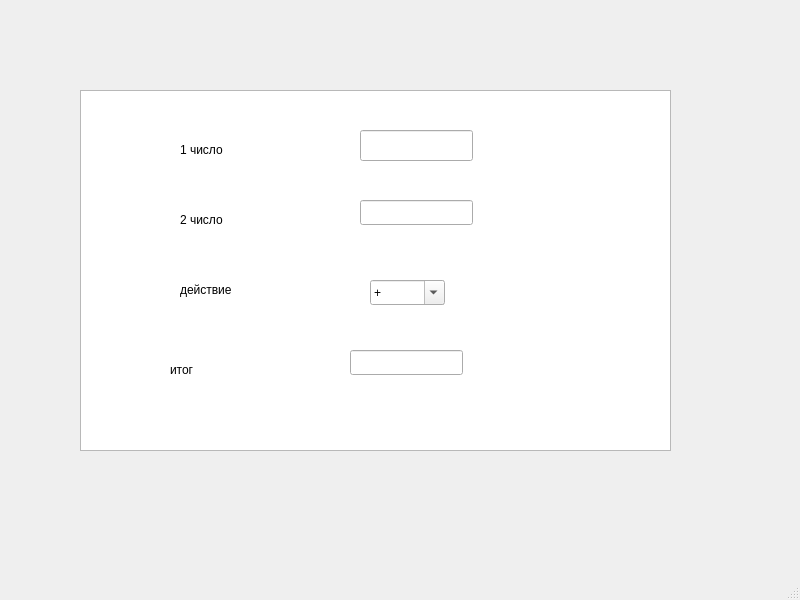
<?xml version="1.0" encoding="UTF-8"?>
<ui version="4.0">
 <class>MainWindow</class>
 <widget class="QMainWindow" name="MainWindow">
  <property name="geometry">
   <rect>
    <x>0</x>
    <y>0</y>
    <width>800</width>
    <height>600</height>
   </rect>
  </property>
  <property name="windowTitle">
   <string>MainWindow</string>
  </property>
  <widget class="QWidget" name="centralwidget">
   <widget class="QGraphicsView" name="graphicsView">
    <property name="geometry">
     <rect>
      <x>80</x>
      <y>90</y>
      <width>591</width>
      <height>361</height>
     </rect>
    </property>
   </widget>
   <widget class="QLineEdit" name="zn1_lineEdit">
    <property name="geometry">
     <rect>
      <x>360</x>
      <y>130</y>
      <width>113</width>
      <height>31</height>
     </rect>
    </property>
   </widget>
   <widget class="QLineEdit" name="zn2_lineEdit">
    <property name="geometry">
     <rect>
      <x>360</x>
      <y>200</y>
      <width>113</width>
      <height>25</height>
     </rect>
    </property>
   </widget>
   <widget class="QLabel" name="label">
    <property name="geometry">
     <rect>
      <x>180</x>
      <y>140</y>
      <width>63</width>
      <height>20</height>
     </rect>
    </property>
    <property name="text">
     <string>1 число</string>
    </property>
   </widget>
   <widget class="QLabel" name="label_2">
    <property name="geometry">
     <rect>
      <x>180</x>
      <y>210</y>
      <width>63</width>
      <height>20</height>
     </rect>
    </property>
    <property name="text">
     <string>2 число</string>
    </property>
   </widget>
   <widget class="QLabel" name="label_3">
    <property name="geometry">
     <rect>
      <x>170</x>
      <y>360</y>
      <width>63</width>
      <height>20</height>
     </rect>
    </property>
    <property name="text">
     <string>итог</string>
    </property>
   </widget>
   <widget class="QLabel" name="label_4">
    <property name="geometry">
     <rect>
      <x>180</x>
      <y>280</y>
      <width>63</width>
      <height>20</height>
     </rect>
    </property>
    <property name="text">
     <string>действие</string>
    </property>
   </widget>
   <widget class="QLineEdit" name="itog_lineEdit">
    <property name="geometry">
     <rect>
      <x>350</x>
      <y>350</y>
      <width>113</width>
      <height>25</height>
     </rect>
    </property>
   </widget>
   <widget class="QComboBox" name="comboBox">
    <property name="enabled">
     <bool>true</bool>
    </property>
    <property name="geometry">
     <rect>
      <x>370</x>
      <y>280</y>
      <width>75</width>
      <height>25</height>
     </rect>
    </property>
    <property name="mouseTracking">
     <bool>false</bool>
    </property>
    <property name="focusPolicy">
     <enum>Qt::ClickFocus</enum>
    </property>
    <property name="contextMenuPolicy">
     <enum>Qt::ActionsContextMenu</enum>
    </property>
    <property name="acceptDrops">
     <bool>true</bool>
    </property>
    <property name="toolTipDuration">
     <number>-1</number>
    </property>
    <property name="autoFillBackground">
     <bool>false</bool>
    </property>
    <property name="editable">
     <bool>true</bool>
    </property>
    <item>
     <property name="text">
      <string>+</string>
     </property>
    </item>
    <item>
     <property name="text">
      <string>*</string>
     </property>
    </item>
    <item>
     <property name="text">
      <string>/</string>
     </property>
    </item>
    <item>
     <property name="text">
      <string>-</string>
     </property>
    </item>
   </widget>
  </widget>
  <widget class="QMenuBar" name="menubar">
   <property name="geometry">
    <rect>
     <x>0</x>
     <y>0</y>
     <width>800</width>
     <height>32</height>
    </rect>
   </property>
  </widget>
  <widget class="QStatusBar" name="statusbar"/>
 </widget>
 <resources/>
 <connections/>
</ui>
